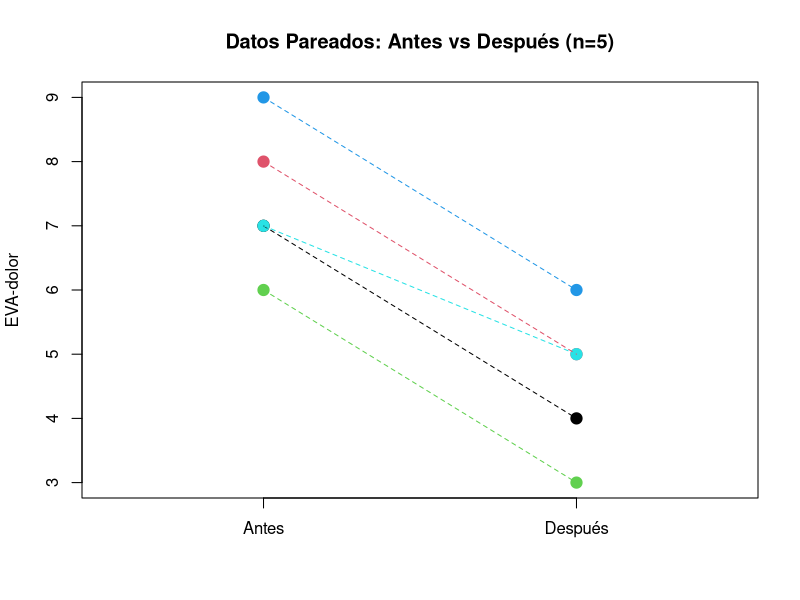
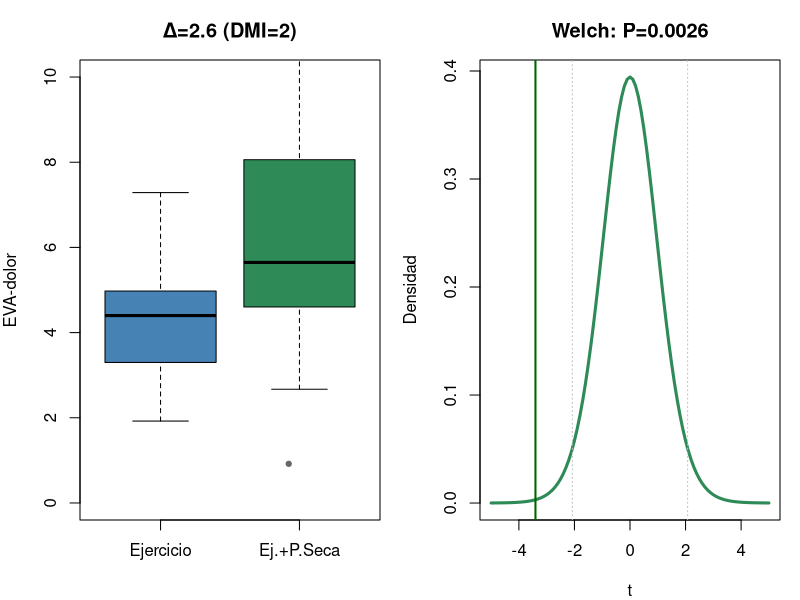

Here is the R script that generated these plots, in order:
## ---- chunk 1
g1<-c(125,132,128,135,130,126); g2<-c(140,148,142,155,138,150,145)
var.test(g1, g2)
## ---- chunk 2
g1<-c(125,132,128,135,130,126); g2<-c(140,148,142,155,138,150,145)
t.test(g1, g2)                     # Welch (recomendado — por defecto en R)
t.test(g1, g2, var.equal = TRUE)   # Student (solo si σ₁² = σ₂²)
## ---- chunk 3
Fexp <- (96/89)^2
cat("Fexp =", round(Fexp,3), "| F0.10;(15,19) = 1.86 → Fexp < F teórica → varianzas homogéneas")
## ---- chunk 4
x1 <- 450; x2 <- 380; s1 <- 89; s2 <- 96; n1 <- 20; n2 <- 16
sp <- sqrt(((n1-1)*s1^2 + (n2-1)*s2^2) / (n1+n2-2))
dc <- (x1 - x2) / sp
t_val <- (x1 - x2) / (sp * sqrt(1/n1 + 1/n2))
omega2 <- (t_val^2 - 1) / (t_val^2 + n1 + n2 - 1)
cat("s_p =", round(sp,1), "\nd de Cohen =", round(dc,2),
    "→", ifelse(abs(dc)>=0.8,"GRANDE",ifelse(abs(dc)>=0.5,"MEDIANO","PEQUEÑO")),
    "\nOmega² =", round(omega2,3), "→", round(omega2*100,1), "% varianza explicada")
## ---- chunk 5
# Datos: glucocorticoides (mg/24h) — varones vs mujeres
n1 <- 15; m1 <- 5.5; s1 <- 1.7
n2 <- 11; m2 <- 6.1; s2 <- 1.5
delta <- 0.5                 # diferencia mínima a detectar
alfa <- 0.05
potencia <- 0.90; beta <- 1 - potencia

# 1) Homogeneidad de varianzas (test F de Snedecor)
Fexp <- (s1/s2)^2
Fcrit <- qf(1 - 0.10, n1-1, n2-1)
cat(sprintf("1) Test F: Fexp = %.3f ; F(0.10;14,10) = %.3f -> %s\n",
    Fexp, Fcrit, ifelse(Fexp < Fcrit, "varianzas HOMOGÉNEAS (Student)",
                         "varianzas distintas (Welch)")))

# 2) Test de la diferencia de medias (Student, varianzas homogéneas)
sp2  <- ((n1-1)*s1^2 + (n2-1)*s2^2) / (n1+n2-2)   # varianza agrupada
SE   <- sqrt(sp2*(1/n1 + 1/n2))
gl   <- n1 + n2 - 2
t_st <- (m2 - m1)/SE
P_st <- 2*pt(-abs(t_st), gl)
cat(sprintf("2) Student: sp² = %.3f, SE = %.3f, texp = %.3f, gl = %d, P = %.3f\n",
    sp2, SE, t_st, gl, P_st))

# 3) Fiabilidad: IC al (1 - 2·beta) = 80 % y comparación con ±delta
t_1b   <- qt(1 - beta, gl)                       # nivel crítico del IC de fiabilidad
IC_lo  <- (m2 - m1) - t_1b*SE
IC_hi  <- (m2 - m1) + t_1b*SE
cat(sprintf("3) IC 80%% = (%.3f, %.3f) ; ±delta = ±%.2f -> %s\n",
    IC_lo, IC_hi, delta,
    ifelse(IC_lo > -delta & IC_hi < delta,
           "IC DENTRO de ±delta -> decisión FIABLE",
           "IC SOBREPASA ±delta -> decisión NO fiable")))

# 4) Tamaño de muestra necesario
t_a     <- qt(1 - alfa/2, gl)                    # cuantil bilateral (α)
t_b     <- qt(1 - beta,   gl)                    # cuantil para la potencia
n_neces <- ceiling(2*sp2*((t_a + t_b)/delta)^2)
cat(sprintf("4) n ≥ 2·sp²·((t_α + t_1-β)/δ)² = %d casos por grupo\n", n_neces))
## ---- chunk 6
#| fig-height: 4.5
a<-c(7,8,6,9,7); d<-c(4,5,3,6,5)
plot(rep(1:2,each=5), c(a,d), pch=19, col=rep(1:5,2), cex=1.5,
     xaxt="n", xlim=c(0.5,2.5), xlab="", ylab="EVA-dolor",
     main="Datos Pareados: Antes vs Después (n=5)")
axis(1, at=1:2, labels=c("Antes","Después"))
for(i in 1:5) lines(c(1,2), c(a[i],d[i]), col=i, lty=2)
## ---- chunk 7
a<-c(7,8,6,9,7); d<-c(4,5,3,6,5)
t.test(d, a, paired=TRUE)
## ---- chunk 8
alfa <- 0.05; potencia <- 0.80
z_a <- qnorm(1 - alfa/2)     # 1.960
z_b <- qnorm(potencia)       # 0.842
K   <- (z_a + z_b)^2         # 7.85

# A) 2 muestras independientes, varianzas homogéneas
sp2 <- 8492.32; delta <- 50
n_A <- ceiling(2*sp2*K/delta^2)

# B) 2 muestras independientes, varianzas no homogéneas
s_menor <- 59; s_mayor <- 96; r <- s_mayor/s_menor
n_menor <- ceiling((r+1)*s_menor^2*K/delta^2)
n_mayor <- ceiling(r*n_menor)

# C) Datos apareados
sd_d <- 16.67; delta_d <- 20
n_C <- ceiling(sd_d^2*K/delta_d^2)

cat("A) Homogéneas  : n =", n_A, "por grupo\n")
cat("B) No homogéneas: n_menor =", n_menor, ", n_mayor =", n_mayor, "\n")
cat("C) Pareadas    : n =", n_C, "parejas\n")
## ---- chunk 9
x <- c(122, 135, 128, 141, 131, 126, 146, 139)
wilcox.test(x, mu = 130, exact = FALSE)
## ---- chunk 10
grupoA <- c(55, 62, 48, 70, 52)
grupoB <- c(72, 68, 75, 80, 65, 78)
wilcox.test(grupoA, grupoB, exact = FALSE)
## ---- chunk 11
#| fig-height: 5
set.seed(123)
n1<-15; m1<-4.2; s1<-1.8; n2<-12; m2<-6.8; s2<-2.1
gA<-rnorm(n1,m1,s1); gB<-rnorm(n2,m2,s2)
par(mfrow=c(1,2), mar=c(4,4,3,1))
boxplot(gA, gB, names=c("Ejercicio","Ej.+P.Seca"), col=c("steelblue","seagreen"),
        ylab="EVA-dolor", ylim=c(0,10), main=paste0("Δ=", round(m2-m1,1)," (DMI=2)"))
stripchart(list(A=gA,B=gB), method="jitter", pch=19, col="grey40", add=TRUE, cex=0.7)
se<-sqrt(s1^2/n1+s2^2/n2); t_stat<-(m1-m2)/se
gl_num<-(s1^2/n1+s2^2/n2)^2
gl_den<-(s1^2/n1)^2/(n1-1)+(s2^2/n2)^2/(n2-1)
curve(dt(x, gl_num/gl_den), -5, 5, lwd=3, col="seagreen",
      main=paste0("Welch: P=", round(2*pt(-abs(t_stat), gl_num/gl_den),4)),
      xlab="t", ylab="Densidad")
abline(v=c(-qt(0.975,gl_num/gl_den), qt(0.975,gl_num/gl_den)), col="grey", lty=3)
abline(v=t_stat, col="darkgreen", lwd=2)
par(mfrow=c(1,1))
